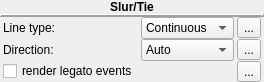
<?xml version="1.0" encoding="UTF-8"?>
<ui version="4.0">
 <class>InspectorSlur</class>
 <widget class="QWidget" name="InspectorSlur">
  <property name="geometry">
   <rect>
    <x>0</x>
    <y>0</y>
    <width>219</width>
    <height>71</height>
   </rect>
  </property>
  <property name="windowTitle">
   <string/>
  </property>
  <property name="accessibleName">
   <string>Slur Inspector</string>
  </property>
  <layout class="QVBoxLayout" name="verticalLayout">
   <property name="spacing">
    <number>0</number>
   </property>
   <property name="leftMargin">
    <number>0</number>
   </property>
   <property name="topMargin">
    <number>0</number>
   </property>
   <property name="rightMargin">
    <number>0</number>
   </property>
   <property name="bottomMargin">
    <number>0</number>
   </property>
   <item>
    <widget class="QLabel" name="elementName">
     <property name="font">
      <font>
       <weight>75</weight>
       <bold>true</bold>
      </font>
     </property>
     <property name="text">
      <string notr="true">Slur/Tie</string>
     </property>
     <property name="alignment">
      <set>Qt::AlignCenter</set>
     </property>
    </widget>
   </item>
   <item>
    <widget class="QFrame" name="frame">
     <property name="frameShape">
      <enum>QFrame::HLine</enum>
     </property>
     <property name="frameShadow">
      <enum>QFrame::Raised</enum>
     </property>
     <property name="lineWidth">
      <number>2</number>
     </property>
    </widget>
   </item>
   <item>
    <layout class="QGridLayout" name="gridLayout">
     <property name="leftMargin">
      <number>3</number>
     </property>
     <property name="rightMargin">
      <number>3</number>
     </property>
     <property name="horizontalSpacing">
      <number>3</number>
     </property>
     <property name="verticalSpacing">
      <number>0</number>
     </property>
     <item row="1" column="2">
      <widget class="QToolButton" name="resetLineType">
       <property name="sizePolicy">
        <sizepolicy hsizetype="Fixed" vsizetype="Fixed">
         <horstretch>0</horstretch>
         <verstretch>0</verstretch>
        </sizepolicy>
       </property>
       <property name="toolTip">
        <string>Reset value</string>
       </property>
       <property name="accessibleName">
        <string>Reset Line type value</string>
       </property>
       <property name="text">
        <string notr="true">...</string>
       </property>
      </widget>
     </item>
     <item row="1" column="0">
      <widget class="QLabel" name="label_2">
       <property name="sizePolicy">
        <sizepolicy hsizetype="Fixed" vsizetype="Fixed">
         <horstretch>0</horstretch>
         <verstretch>0</verstretch>
        </sizepolicy>
       </property>
       <property name="text">
        <string>Line type:</string>
       </property>
      </widget>
     </item>
     <item row="1" column="1">
      <widget class="QComboBox" name="lineType">
       <property name="sizePolicy">
        <sizepolicy hsizetype="Expanding" vsizetype="Fixed">
         <horstretch>0</horstretch>
         <verstretch>0</verstretch>
        </sizepolicy>
       </property>
       <property name="accessibleName">
        <string>Line type</string>
       </property>
       <item>
        <property name="text">
         <string>Continuous</string>
        </property>
       </item>
       <item>
        <property name="text">
         <string>Dotted</string>
        </property>
       </item>
       <item>
        <property name="text">
         <string>Dashed</string>
        </property>
       </item>
      </widget>
     </item>
     <item row="2" column="2">
      <widget class="QToolButton" name="resetSlurDirection">
       <property name="sizePolicy">
        <sizepolicy hsizetype="Fixed" vsizetype="Fixed">
         <horstretch>0</horstretch>
         <verstretch>0</verstretch>
        </sizepolicy>
       </property>
       <property name="toolTip">
        <string>Reset value</string>
       </property>
       <property name="accessibleName">
        <string>Reset Direction value</string>
       </property>
       <property name="text">
        <string notr="true">...</string>
       </property>
      </widget>
     </item>
     <item row="2" column="0">
      <widget class="QLabel" name="label_1">
       <property name="sizePolicy">
        <sizepolicy hsizetype="Fixed" vsizetype="Fixed">
         <horstretch>0</horstretch>
         <verstretch>0</verstretch>
        </sizepolicy>
       </property>
       <property name="text">
        <string>Direction:</string>
       </property>
      </widget>
     </item>
     <item row="2" column="1">
      <widget class="QComboBox" name="slurDirection">
       <property name="sizePolicy">
        <sizepolicy hsizetype="Expanding" vsizetype="Fixed">
         <horstretch>0</horstretch>
         <verstretch>0</verstretch>
        </sizepolicy>
       </property>
       <property name="accessibleName">
        <string>Direction</string>
       </property>
       <item>
        <property name="text">
         <string>Auto</string>
        </property>
       </item>
       <item>
        <property name="text">
         <string>Up</string>
        </property>
       </item>
       <item>
        <property name="text">
         <string>Down</string>
        </property>
       </item>
      </widget>
     </item>
     <item row="3" column="0">
      <widget class="QCheckBox" name="renderLegatoEvents">
       <property name="text">
        <string>render legato events</string>
       </property>
      </widget>
     </item>
     <item row="3" column="2">
      <widget class="QToolButton" name="resetRenderLegatoEvents">
       <property name="text">
        <string>...</string>
       </property>
      </widget>
     </item>
    </layout>
   </item>
  </layout>
 </widget>
 <tabstops>
  <tabstop>lineType</tabstop>
  <tabstop>resetLineType</tabstop>
  <tabstop>slurDirection</tabstop>
  <tabstop>resetSlurDirection</tabstop>
 </tabstops>
 <resources/>
 <connections/>
</ui>
